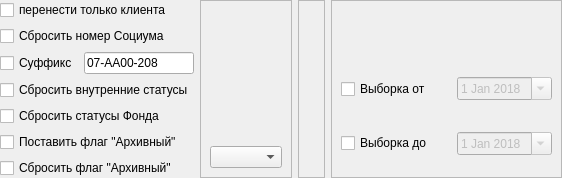
          <widget class="QFrame" name="frAll">
           <property name="frameShape">
            <enum>QFrame::NoFrame</enum>
           </property>
           <property name="frameShadow">
            <enum>QFrame::Raised</enum>
           </property>
           <layout class="QHBoxLayout" name="horizontalLayout_4">
            <property name="leftMargin">
             <number>0</number>
            </property>
            <property name="topMargin">
             <number>0</number>
            </property>
            <property name="rightMargin">
             <number>0</number>
            </property>
            <property name="bottomMargin">
             <number>0</number>
            </property>
            <item>
             <widget class="QFrame" name="frame">
              <property name="minimumSize">
               <size>
                <width>0</width>
                <height>0</height>
               </size>
              </property>
              <property name="maximumSize">
               <size>
                <width>320</width>
                <height>16777215</height>
               </size>
              </property>
              <property name="frameShape">
               <enum>QFrame::NoFrame</enum>
              </property>
              <property name="frameShadow">
               <enum>QFrame::Raised</enum>
              </property>
              <layout class="QVBoxLayout" name="verticalLayout">
               <property name="leftMargin">
                <number>0</number>
               </property>
               <property name="topMargin">
                <number>0</number>
               </property>
               <property name="rightMargin">
                <number>0</number>
               </property>
               <property name="bottomMargin">
                <number>0</number>
               </property>
               <item>
                <widget class="QCheckBox" name="chbClientOnly">
                 <property name="text">
                  <string>перенести только клиента</string>
                 </property>
                </widget>
               </item>
               <item>
                <widget class="QCheckBox" name="chbSocium">
                 <property name="sizePolicy">
                  <sizepolicy hsizetype="Preferred" vsizetype="Fixed">
                   <horstretch>0</horstretch>
                   <verstretch>0</verstretch>
                  </sizepolicy>
                 </property>
                 <property name="text">
                  <string>Сбросить номер Социума</string>
                 </property>
                </widget>
               </item>
               <item>
                <widget class="QFrame" name="frSuff">
                 <property name="frameShape">
                  <enum>QFrame::NoFrame</enum>
                 </property>
                 <property name="frameShadow">
                  <enum>QFrame::Raised</enum>
                 </property>
                 <property name="lineWidth">
                  <number>0</number>
                 </property>
                 <layout class="QHBoxLayout" name="horizontalLayout">
                  <property name="leftMargin">
                   <number>0</number>
                  </property>
                  <property name="topMargin">
                   <number>0</number>
                  </property>
                  <property name="rightMargin">
                   <number>0</number>
                  </property>
                  <property name="bottomMargin">
                   <number>0</number>
                  </property>
                  <item>
                   <widget class="QCheckBox" name="chbSuff">
                    <property name="sizePolicy">
                     <sizepolicy hsizetype="Maximum" vsizetype="Fixed">
                      <horstretch>0</horstretch>
                      <verstretch>0</verstretch>
                     </sizepolicy>
                    </property>
                    <property name="text">
                     <string>Суффикс</string>
                    </property>
                   </widget>
                  </item>
                  <item>
                   <widget class="QLineEdit" name="leSuff">
                    <property name="sizePolicy">
                     <sizepolicy hsizetype="Preferred" vsizetype="Fixed">
                      <horstretch>0</horstretch>
                      <verstretch>0</verstretch>
                     </sizepolicy>
                    </property>
                    <property name="minimumSize">
                     <size>
                      <width>0</width>
                      <height>0</height>
                     </size>
                    </property>
                    <property name="maximumSize">
                     <size>
                      <width>16777215</width>
                      <height>16777215</height>
                     </size>
                    </property>
                    <property name="text">
                     <string>07-АА00-208</string>
                    </property>
                   </widget>
                  </item>
                 </layout>
                </widget>
               </item>
               <item>
                <widget class="QCheckBox" name="chbOurStat">
                 <property name="sizePolicy">
                  <sizepolicy hsizetype="Preferred" vsizetype="Fixed">
                   <horstretch>0</horstretch>
                   <verstretch>0</verstretch>
                  </sizepolicy>
                 </property>
                 <property name="text">
                  <string>Сбросить внутренние статусы</string>
                 </property>
                </widget>
               </item>
               <item>
                <widget class="QCheckBox" name="chbFondStat">
                 <property name="sizePolicy">
                  <sizepolicy hsizetype="Preferred" vsizetype="Fixed">
                   <horstretch>0</horstretch>
                   <verstretch>0</verstretch>
                  </sizepolicy>
                 </property>
                 <property name="text">
                  <string>Сбросить статусы Фонда</string>
                 </property>
                </widget>
               </item>
               <item>
                <widget class="QCheckBox" name="chbArhivON">
                 <property name="text">
                  <string>Поставить флаг &quot;Архивный&quot;</string>
                 </property>
                </widget>
               </item>
               <item>
                <widget class="QCheckBox" name="chbArhivOFF">
                 <property name="text">
                  <string>Сбросить флаг &quot;Архивный&quot;</string>
                 </property>
                </widget>
               </item>
              </layout>
             </widget>
            </item>
            <item>
             <widget class="QFrame" name="frImportInf">
              <property name="frameShape">
               <enum>QFrame::StyledPanel</enum>
              </property>
              <property name="frameShadow">
               <enum>QFrame::Raised</enum>
              </property>
              <layout class="QVBoxLayout" name="verticalLayout_11">
               <item>
                <widget class="QLabel" name="lbmportInf">
                 <property name="text">
                  <string/>
                 </property>
                </widget>
               </item>
               <item>
                <widget class="QComboBox" name="cmbGenderType"/>
               </item>
              </layout>
             </widget>
            </item>
            <item>
             <widget class="QFrame" name="frMoveInf">
              <property name="frameShape">
               <enum>QFrame::StyledPanel</enum>
              </property>
              <property name="frameShadow">
               <enum>QFrame::Raised</enum>
              </property>
              <layout class="QVBoxLayout" name="verticalLayout_12">
               <item>
                <widget class="QLabel" name="lbMoveInf">
                 <property name="text">
                  <string/>
                 </property>
                </widget>
               </item>
              </layout>
             </widget>
            </item>
            <item>
             <widget class="QFrame" name="frPasportInf">
              <property name="frameShape">
               <enum>QFrame::StyledPanel</enum>
              </property>
              <property name="frameShadow">
               <enum>QFrame::Raised</enum>
              </property>
              <layout class="QVBoxLayout" name="verticalLayout_9">
               <item>
                <widget class="QLabel" name="lbPasportInf">
                 <property name="sizePolicy">
                  <sizepolicy hsizetype="Preferred" vsizetype="Preferred">
                   <horstretch>0</horstretch>
                   <verstretch>0</verstretch>
                  </sizepolicy>
                 </property>
                 <property name="text">
                  <string/>
                 </property>
                </widget>
               </item>
               <item>
                <widget class="QFrame" name="frDateFrom">
                 <property name="frameShape">
                  <enum>QFrame::NoFrame</enum>
                 </property>
                 <property name="frameShadow">
                  <enum>QFrame::Raised</enum>
                 </property>
                 <property name="lineWidth">
                  <number>0</number>
                 </property>
                 <layout class="QHBoxLayout" name="horizontalLayout_12">
                  <property name="leftMargin">
                   <number>0</number>
                  </property>
                  <property name="topMargin">
                   <number>0</number>
                  </property>
                  <property name="rightMargin">
                   <number>0</number>
                  </property>
                  <property name="bottomMargin">
                   <number>0</number>
                  </property>
                  <item>
                   <widget class="QCheckBox" name="chbDateFrom">
                    <property name="sizePolicy">
                     <sizepolicy hsizetype="Maximum" vsizetype="Fixed">
                      <horstretch>0</horstretch>
                      <verstretch>0</verstretch>
                     </sizepolicy>
                    </property>
                    <property name="minimumSize">
                     <size>
                      <width>110</width>
                      <height>0</height>
                     </size>
                    </property>
                    <property name="text">
                     <string>Выборка от</string>
                    </property>
                   </widget>
                  </item>
                  <item>
                   <widget class="QDateEdit" name="deDateFrom">
                    <property name="enabled">
                     <bool>false</bool>
                    </property>
                    <property name="dateTime">
                     <datetime>
                      <hour>0</hour>
                      <minute>0</minute>
                      <second>0</second>
                      <year>2018</year>
                      <month>1</month>
                      <day>1</day>
                     </datetime>
                    </property>
                    <property name="minimumDateTime">
                     <datetime>
                      <hour>0</hour>
                      <minute>0</minute>
                      <second>0</second>
                      <year>1752</year>
                      <month>9</month>
                      <day>14</day>
                     </datetime>
                    </property>
                    <property name="calendarPopup">
                     <bool>true</bool>
                    </property>
                   </widget>
                  </item>
                 </layout>
                </widget>
               </item>
               <item>
                <widget class="QFrame" name="frDateTo">
                 <property name="frameShape">
                  <enum>QFrame::NoFrame</enum>
                 </property>
                 <property name="frameShadow">
                  <enum>QFrame::Raised</enum>
                 </property>
                 <property name="lineWidth">
                  <number>0</number>
                 </property>
                 <layout class="QHBoxLayout" name="horizontalLayout_13">
                  <property name="leftMargin">
                   <number>0</number>
                  </property>
                  <property name="topMargin">
                   <number>0</number>
                  </property>
                  <property name="rightMargin">
                   <number>0</number>
                  </property>
                  <property name="bottomMargin">
                   <number>0</number>
                  </property>
                  <item>
                   <widget class="QCheckBox" name="chbDateTo">
                    <property name="sizePolicy">
                     <sizepolicy hsizetype="Maximum" vsizetype="Fixed">
                      <horstretch>0</horstretch>
                      <verstretch>0</verstretch>
                     </sizepolicy>
                    </property>
                    <property name="minimumSize">
                     <size>
                      <width>110</width>
                      <height>0</height>
                     </size>
                    </property>
                    <property name="text">
                     <string>Выборка до</string>
                    </property>
                   </widget>
                  </item>
                  <item>
                   <widget class="QDateEdit" name="deDateTo">
                    <property name="enabled">
                     <bool>false</bool>
                    </property>
                    <property name="dateTime">
                     <datetime>
                      <hour>0</hour>
                      <minute>0</minute>
                      <second>0</second>
                      <year>2018</year>
                      <month>1</month>
                      <day>1</day>
                     </datetime>
                    </property>
                    <property name="calendarPopup">
                     <bool>true</bool>
                    </property>
                   </widget>
                  </item>
                 </layout>
                </widget>
               </item>
              </layout>
             </widget>
            </item>
           </layout>
          </widget>
